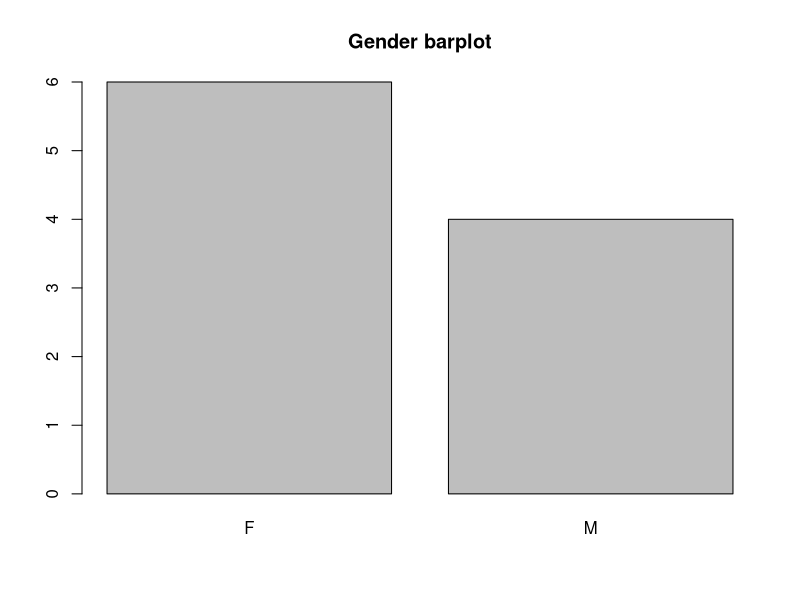
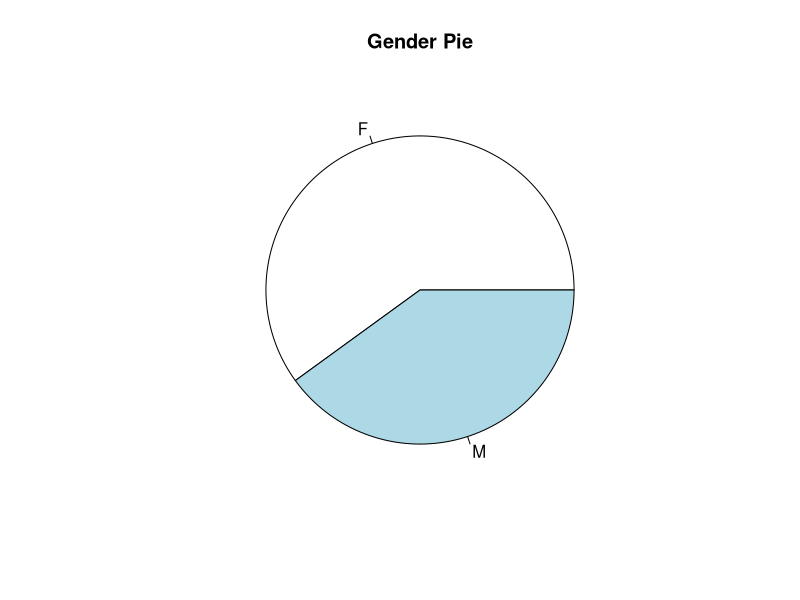
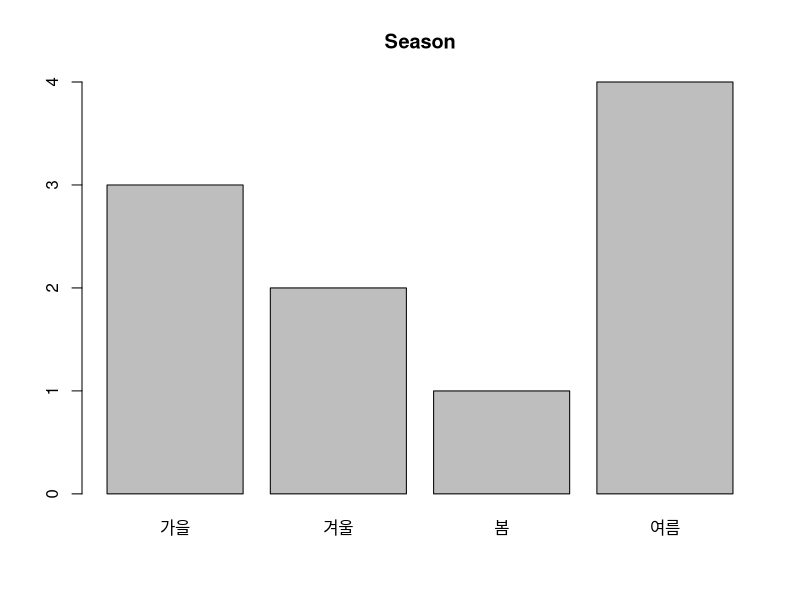
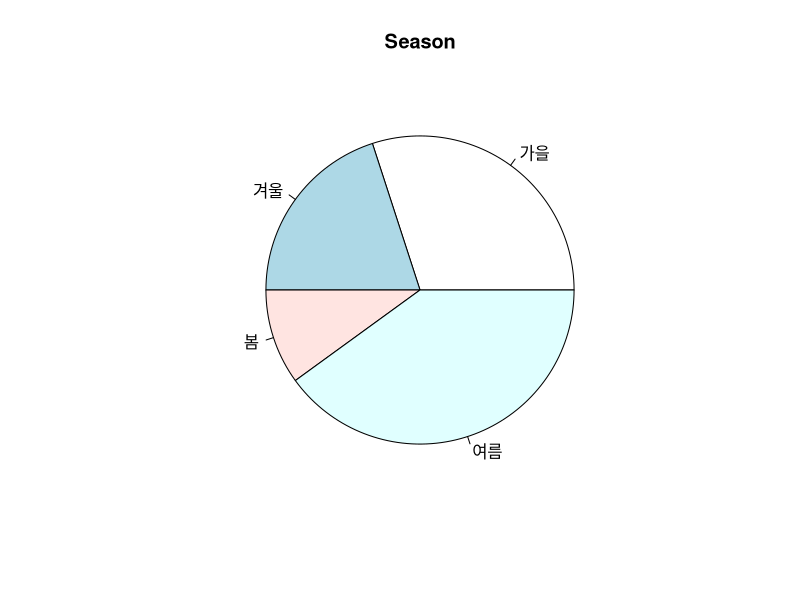
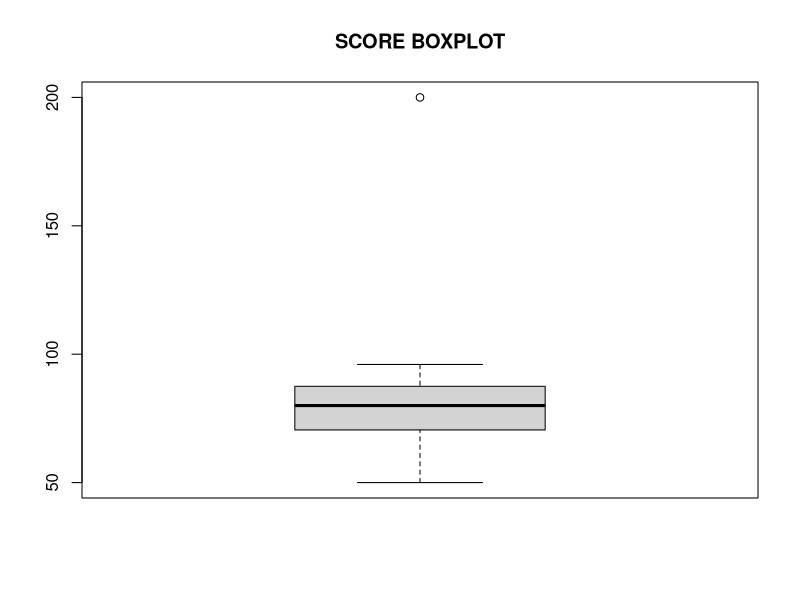
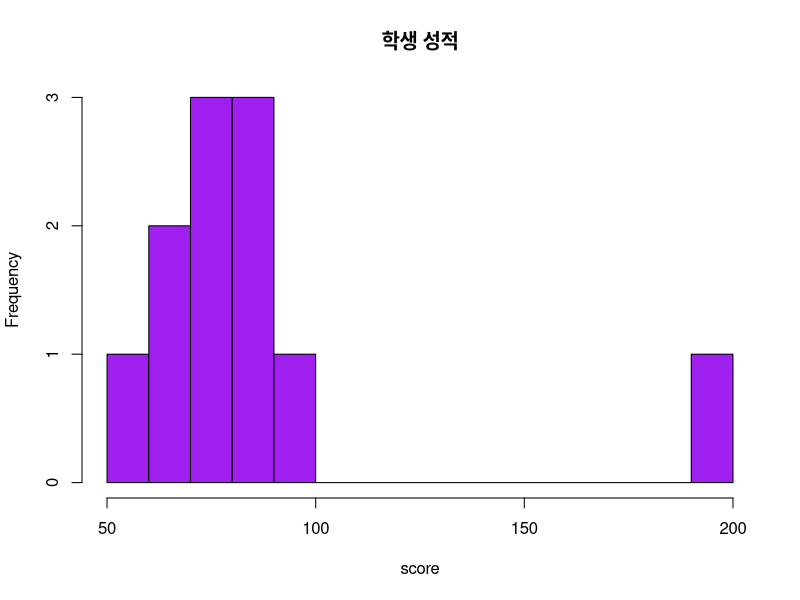
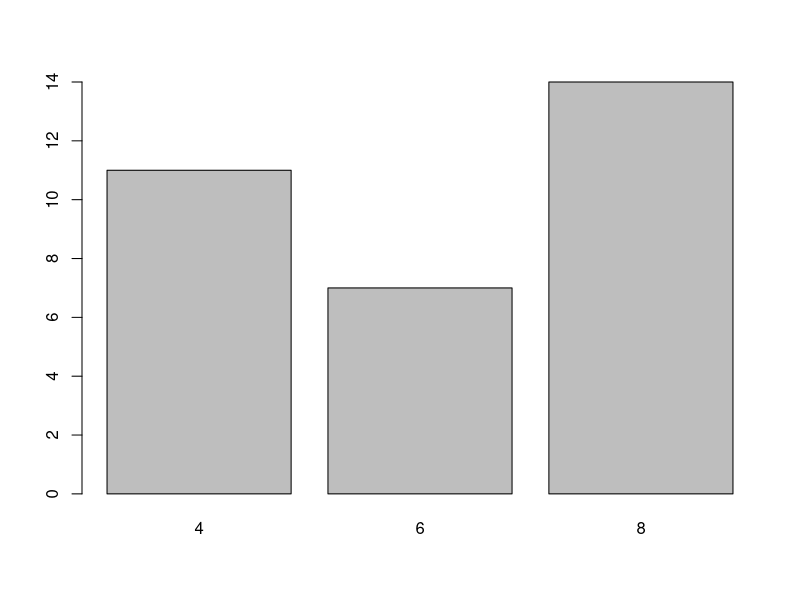
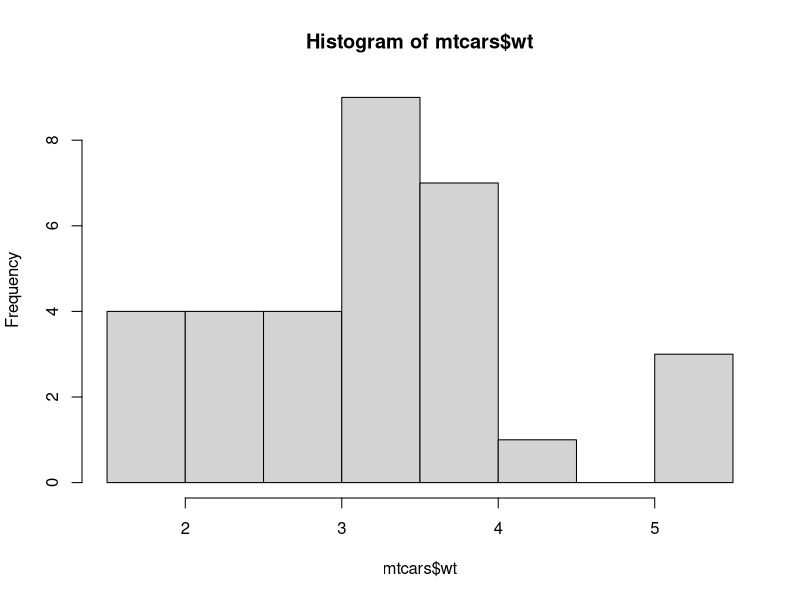

Generate these figures, in order, with R:
#
# 김신혁 
# 작성일 : 191202
# 제출일 : 191203
#

# 문1)
# 어떤 학급의 성별이 다음과 같을 때
# 주어진 문제를 해결하기 위한 R 코드를 작성하시오.
#       F F F M M F F F M M

#1-1
# 위의 자료를 gender 벡터에 저장하시오.
gender <- c('F','F','F','M','M','F','F','F','M','M')

#1-2
# gender에 있는 값들에 대해 도수분포표를 작성하여 출력하시오.
table(gender)

#1-3
# gender에 있는 값들에 대해 막대그래프를 작성하여 출력하시오.
gd <- table(gender)
barplot(gd, main = 'Gender barplot')

#1-4
# gender에 있는 값들에 대해 원그래프를 작성하여 출력하시오.
pie(gd, main = 'Gender Pie')


# 문2)
# 좋아하는 계절에 대한 조사 결과가 다음과 같을 때
# 주어진 문제를 해결하기 위한 R 코드를 작성하시오.
#
# 여름 겨울 봄 가을 여름 가을 겨울 여름 여름 가을
#

# 2-1
# 위의 자료를 season 벡터에 저장하시오.
season <- c('여름','겨울','봄','가을',
            '여름','가을','겨울','여름',
            '여름','가을')

# 2-2
# season에 있는 값들에 대해 도수분포표를 작성하여 출력하시오.
table(season)

# 2-3
# season에 있는 값들에 대해 막대그래프를 작성하여 출력하시오.
ss <- table(season)
barplot(ss, main = 'Season')

# 2-4
# season에 있는 값들에 대해 원그래프를 작성하여 출력하시오.
pie(ss, main = 'Season')


# 문3)
#
# 학생 A의 과목별 성적이 다음과 같을 때
# 각 문제를 해결하기 위한 R 코드를 작성하시오.
#
# KOR ENG ATH HIST SOC MUSIC BIO EARTH PHY ART
# 90 	85 	73 	80 	 85  65    78  50    68  96
#

# 3-1
# 위 데이터를 score 벡터에 저장하시오(과목명은 데이터 이름으로 저장).
score <- c(90,85,73,80,85,65,78,50,68,96,200)
score.name <- c('KOR','ENG','ATH','HIST','SOC','MUSIC','BIO','EARTH','PHY','ART','COM')
names(score) <- score.name
score

# 3-2
# score 벡터의 내용을 출력하시오.
score

# 3-3
# 전체 성적의 평균과 중앙값을 각각 구하시오.
mean(score)
median(score)

# 3-4
# 전체 성적의 표준편차를 출력하시오.
sd(score)

# 3-5
# 가장 성적이 높은 과목의 이름을 출력하시오.
score.name[which.max(score)]

# 3-6
# 성적에 대한 상자그림을 작성하고,
# 이상치에 해당하는 과목이 있으면 출력하시오.
boxplot(score, main = "SCORE BOXPLOT")
boxplot.stats(score)$out

# 3-7
# 다음 조건을 만족하는 위 성적에 대한 히스토그램을 작성하시오.
# (그래프 제목: 학생 성적, 막대의 색: 보라색)
hist(score, main = '학생 성적', col = 'purple', breaks = 20)


# 문4)
# R에서 제공하는 mtcars 데이터셋에 대해
# 다음 문제를 해결하기 위한 R코드를 작성하시오.

# 4-1
# 중량(wt)의 평균값, 중앙값,
# 절사평균값(절사범위: 15%), 표준편차를 각각 구하시오.
mean(mtcars$wt)
median(mtcars$wt)
mean(mtcars$wt, trim = 0.15)
sd(mtcars$wt)

# 4-2
# 중량(wt)에 대해 summary( ) 함수의 적용 결과를 출력하시오.
summary(mtcars$wt)

# 4-3
# 실린더수(cyl)에 대해 도수분포표를 출력하시오.
table(mtcars$cyl)

# 4-4
# 앞에서 구한 도수분포표를 막대그래프로 출력하시오.
barplot(table(mtcars$cyl))

# 4-5
# 중량(wt)의 히스토그램을 출력하시오.
hist(mtcars$wt)

# 4-6
# 중량(wt)에 대해 상자그림을 출력하시오.
# (단, 상자그림으로부터 관찰할 수 있는 정보를 함께 출력하시오.)
boxplot(mtcars$wt)
boxplot.stats(mtcars$wt)

# 4-7
# 배기량(disp)에 대한 상자그림을 출력하시오.
# (단, 상자그림으로부터 관찰할 수 있는 정보를 함께 출력하시오.)
boxplot(mtcars$disp)
boxplot.stats(mtcars$disp)

# 4-8
# 기어수(gear)를 그룹 정보로 하여
# 연비(mpg) 자료에 대해 상자그림을 작성하고,
# 각 그룹의 상자그림을 비교하여
# 관찰할 수 있는 것이 무엇인지 나타내시오.

box <- boxplot(mtcars$mpg~mtcars$gear)
### 3단기어 자동차가 4단과 5단 기어 자동차보다
### 연비 산포 범위가 좁은 것으로 나타나므로
### 연비율이 좋다고 할 수 있습니다.
summary( mtcars$mpg[ mtcars$gear==3] )
summary( mtcars$mpg[ mtcars$gear==4] )
summary( mtcars$mpg[ mtcars$gear==5] )

